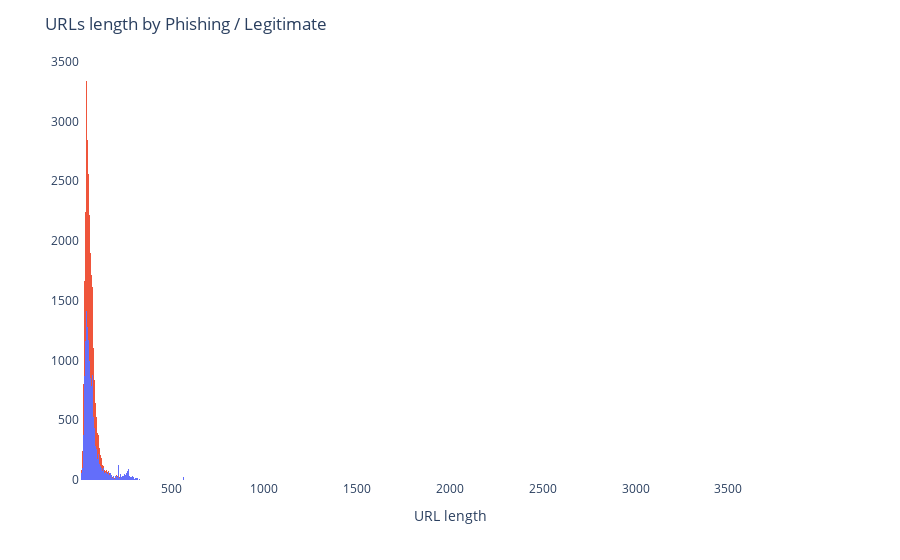

The cell this chart's notebook holds for it:
### Code cell
import plotly.express as px
fig = px.histogram(df, x="len_url", color="is_phishing")
fig.update_layout(title= "URLs length by Phishing / Legitimate", xaxis_title="URL length", yaxis_title="", plot_bgcolor="#fff", showlegend=False)
fig.show()

### Figure 1 — Plotly figure (JSON) as saved in the notebook; plotly's stock layout.template omitted (floating-point values rounded to 4 significant figures; data arrays with more than 128 entries replaced by an {"elided": "..."} marker saying what was removed)
{"data": [{"alignmentgroup": "True", "bingroup": "x", "hovertemplate": "is_phishing=yes<br>len_url=%{x}<br>count=%{y}<extra></extra>", "legendgroup": "yes", "marker": {"color": "#636efa", "pattern": {"shape": ""}}, "name": "yes", "offsetgroup": "yes", "orientation": "v", "showlegend": true, "type": "histogram", "x": {"elided": "37175 int values"}, "xaxis": "x", "yaxis": "y"}, {"alignmentgroup": "True", "bingroup": "x", "hovertemplate": "is_phishing=no<br>len_url=%{x}<br>count=%{y}<extra></extra>", "legendgroup": "no", "marker": {"color": "#EF553B", "pattern": {"shape": ""}}, "name": "no", "offsetgroup": "no", "orientation": "v", "showlegend": true, "type": "histogram", "x": {"elided": "36400 int values"}, "xaxis": "x", "yaxis": "y"}], "layout": {"barmode": "relative", "legend": {"title": {"text": "is_phishing"}, "tracegroupgap": 0}, "margin": {"t": 60}, "plot_bgcolor": "#fff", "showlegend": false, "title": {"text": "URLs length by Phishing / Legitimate"}, "xaxis": {"anchor": "y", "domain": [0, 1], "title": {"text": "URL length"}}, "yaxis": {"anchor": "x", "domain": [0, 1], "title": {"text": ""}}}}
